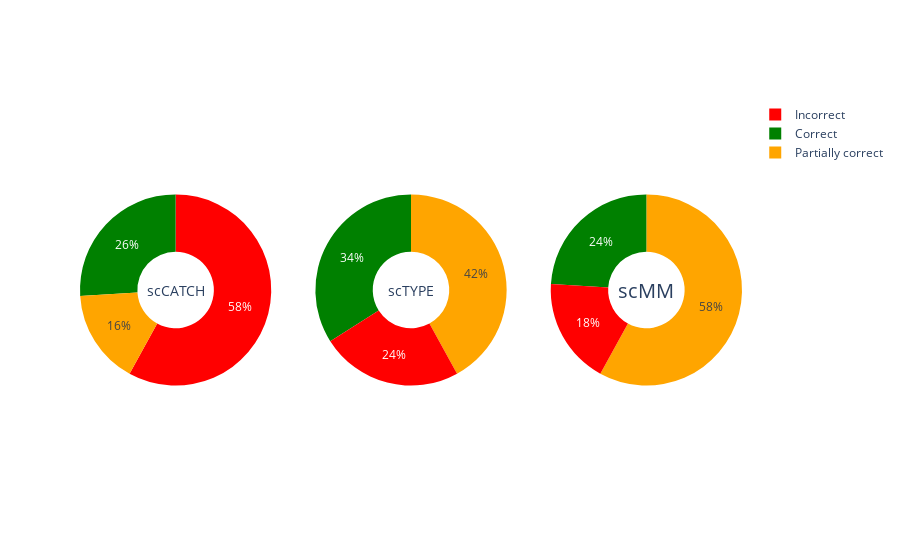

The cell this chart's notebook holds for it:
### Code cell
# Figure 2b - smae results but in pie chart forms

labels = ["Correct", "Partially correct", "Incorrect"]

# Create subplots: use 'domain' type for Pie subplot
fig = make_subplots(rows=1, cols=3, specs=[[{'type':'domain'}, 
                                            {'type':'domain'},
                                            {'type':'domain'}]])
fig.add_trace(go.Pie(labels=labels, values=[13, 8, 29], name="scCATCH"),
              1, 1)
fig.add_trace(go.Pie(labels=labels, values=[17, 21, 12], name="scTYPE"),
              1, 2)
fig.add_trace(go.Pie(labels=labels, values=[12, 29, 9], name="scMayoMap"),
              1, 3)

# Use `hole` to create a donut-like pie chart
fig.update_traces(hole=.4, hoverinfo="label+percent+name", 
                  marker=dict(colors=['green', 'orange', 'red']))

fig.update_layout(
    # Add annotations in the center of the donut pies.
    annotations=[dict(text='scCATCH', x=sum(fig.get_subplot(1, 1).x) / 2, y=0.5,
                      font_size=14, showarrow=False, xanchor="center"),
                 dict(text='scTYPE', x=sum(fig.get_subplot(1, 2).x) / 2, y=0.5,
                      font_size=14, showarrow=False, xanchor="center"),
                 dict(text='scMM', x=sum(fig.get_subplot(1, 3).x) / 2, y=0.5,
                 font_size=20, showarrow=False, xanchor="center")])

fig.show()

### Figure 1 — Plotly figure (JSON) as saved in the notebook; plotly's stock layout.template omitted (floating-point values rounded to 4 significant figures)
{"data": [{"domain": {"x": [0, 0.2889], "y": [0, 1]}, "hole": 0.4, "hoverinfo": "label+percent+name", "labels": ["Correct", "Partially correct", "Incorrect"], "marker": {"colors": ["green", "orange", "red"]}, "name": "scCATCH", "type": "pie", "values": [13, 8, 29]}, {"domain": {"x": [0.3556, 0.6444], "y": [0, 1]}, "hole": 0.4, "hoverinfo": "label+percent+name", "labels": ["Correct", "Partially correct", "Incorrect"], "marker": {"colors": ["green", "orange", "red"]}, "name": "scTYPE", "type": "pie", "values": [17, 21, 12]}, {"domain": {"x": [0.7111, 1], "y": [0, 1]}, "hole": 0.4, "hoverinfo": "label+percent+name", "labels": ["Correct", "Partially correct", "Incorrect"], "marker": {"colors": ["green", "orange", "red"]}, "name": "scMayoMap", "type": "pie", "values": [12, 29, 9]}], "layout": {"annotations": [{"font": {"size": 14}, "showarrow": false, "text": "scCATCH", "x": 0.1444, "xanchor": "center", "y": 0.5}, {"font": {"size": 14}, "showarrow": false, "text": "scTYPE", "x": 0.5, "xanchor": "center", "y": 0.5}, {"font": {"size": 20}, "showarrow": false, "text": "scMM", "x": 0.8556, "xanchor": "center", "y": 0.5}]}}
